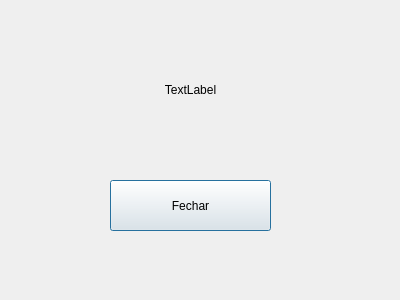
<?xml version="1.0" encoding="UTF-8"?>
<ui version="4.0">
 <class>Dialog</class>
 <widget class="QDialog" name="Dialog">
  <property name="geometry">
   <rect>
    <x>0</x>
    <y>0</y>
    <width>400</width>
    <height>300</height>
   </rect>
  </property>
  <property name="windowTitle">
   <string>Dialog</string>
  </property>
  <widget class="QPushButton" name="pushButton">
   <property name="geometry">
    <rect>
     <x>110</x>
     <y>180</y>
     <width>161</width>
     <height>51</height>
    </rect>
   </property>
   <property name="text">
    <string>Fechar</string>
   </property>
  </widget>
  <widget class="QLabel" name="label">
   <property name="geometry">
    <rect>
     <x>90</x>
     <y>50</y>
     <width>201</width>
     <height>81</height>
    </rect>
   </property>
   <property name="styleSheet">
    <string notr="true">font: 14pt &quot;MS Shell Dlg 2&quot;;</string>
   </property>
   <property name="text">
    <string>&lt;html&gt;&lt;head/&gt;&lt;body&gt;&lt;p align=&quot;center&quot;&gt;TextLabel&lt;/p&gt;&lt;/body&gt;&lt;/html&gt;</string>
   </property>
  </widget>
 </widget>
 <resources/>
 <connections/>
</ui>
